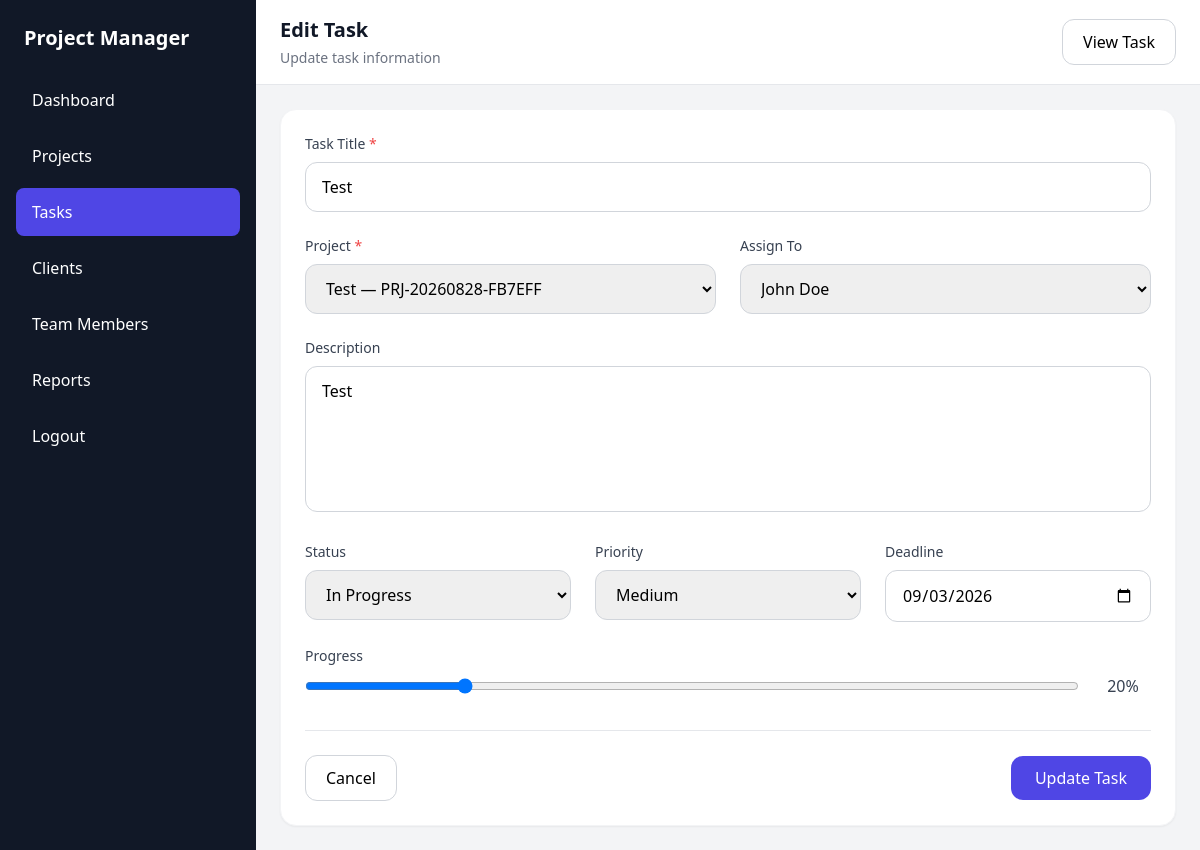
Page /tasks/edit.php?id=1 (signed in) on the committed database.
### tables this page shows
CREATE TABLE `tasks` (
  `id` int(10) UNSIGNED NOT NULL,
  `project_id` int(10) UNSIGNED NOT NULL,
  `team_member_id` int(10) UNSIGNED DEFAULT NULL,
  `assigned_to` int(10) UNSIGNED DEFAULT NULL,
  `created_by` int(10) UNSIGNED DEFAULT NULL,
  `title` varchar(255) NOT NULL,
  `description` text DEFAULT NULL,
  `start_date` date DEFAULT NULL,
  `due_date` date DEFAULT NULL,
  `priority` enum('low','medium','high','urgent') NOT NULL DEFAULT 'medium',
  `deadline` date DEFAULT NULL,
  `status` enum('todo','in_progress','review','completed','cancelled') NOT NULL DEFAULT 'todo',
  `progress` tinyint(3) UNSIGNED NOT NULL DEFAULT 0,
  `completed_at` datetime DEFAULT NULL,
  `created_at` timestamp NOT NULL DEFAULT current_timestamp(),
  `updated_at` timestamp NOT NULL DEFAULT current_timestamp() ON UPDATE current_timestamp()
);

CREATE TABLE `projects` (
  `id` int(10) UNSIGNED NOT NULL,
  `client_id` int(10) UNSIGNED DEFAULT NULL,
  `manager_id` int(10) UNSIGNED DEFAULT NULL,
  `project_code` varchar(50) NOT NULL,
  `name` varchar(200) NOT NULL,
  `description` text DEFAULT NULL,
  `start_date` date DEFAULT NULL,
  `deadline` date DEFAULT NULL,
  `budget` decimal(12,2) NOT NULL DEFAULT 0.00,
  `priority` enum('low','medium','high','urgent') NOT NULL DEFAULT 'medium',
  `status` enum('planning','in_progress','on_hold','completed','cancelled') NOT NULL DEFAULT 'planning',
  `progress` tinyint(3) UNSIGNED NOT NULL DEFAULT 0,
  `created_at` timestamp NOT NULL DEFAULT current_timestamp(),
  `updated_at` timestamp NOT NULL DEFAULT current_timestamp() ON UPDATE current_timestamp()
);

CREATE TABLE `team_members` (
  `id` int(10) UNSIGNED NOT NULL,
  `name` varchar(150) NOT NULL,
  `email` varchar(150) NOT NULL,
  `phone` varchar(30) DEFAULT NULL,
  `role` varchar(100) DEFAULT NULL,
  `status` enum('active','inactive') NOT NULL DEFAULT 'active',
  `created_at` timestamp NOT NULL DEFAULT current_timestamp(),
  `updated_at` timestamp NOT NULL DEFAULT current_timestamp() ON UPDATE current_timestamp()
);

### tasks/edit.php (the view, shortened to what this page needs)
<?php
require_once "../config/db.php";
$id = (int)($_GET['id'] ?? 0);
$sql = "
    SELECT
        id,
        project_id,
        team_member_id,
        title,
        description,
        status,
        priority,
        deadline,
        progress
    FROM tasks
    WHERE id = ?
    LIMIT 1
";
$stmt = $conn->prepare($sql);
$stmt->bind_param("i", $id);
$stmt->execute();
$result = $stmt->get_result();
$task = $result->fetch_assoc();
$projects = $conn->query("
    SELECT
        id,
        name,
        project_code
    FROM projects
    ORDER BY name ASC
");
$team_members = $conn->query("
    SELECT
        id,
        name
    FROM team_members
    WHERE status = 'active'
    ORDER BY name ASC
");
?>
<!DOCTYPE html>
<html lang="en">
<head>
    <script src="https://cdn.tailwindcss.com"></script>
</head>
<body class="bg-gray-100">
<div class="min-h-screen flex">
    <aside class="w-64 bg-gray-900 text-white hidden md:block">
        <div class="p-6">
            <h1 class="text-xl font-bold">
                Project Manager
            </h1>
        </div>
        <nav class="px-4 space-y-2">
            <a
                href="../dashboard/index.php"
                class="block px-4 py-3 rounded-lg hover:bg-gray-800"
            >
                Dashboard
            </a>
            <a
                href="../projects/index.php"
                class="block px-4 py-3 rounded-lg hover:bg-gray-800"
            >
                Projects
            </a>
            <a
                href="index.php"
                class="block px-4 py-3 rounded-lg bg-indigo-600"
            >
                Tasks
            </a>
            <a
                href="../clients/index.php"
                class="block px-4 py-3 rounded-lg hover:bg-gray-800"
            >
                Clients
            </a>
            <a
                href="../team/index.php"
                class="block px-4 py-3 rounded-lg hover:bg-gray-800"
            >
                Team Members
            </a>
            <a
                href="../reports/index.php"
                class="block px-4 py-3 rounded-lg hover:bg-gray-800"
            >
                Reports
            </a>
            <a
                href="../auth/logout.php"
                class="block px-4 py-3 rounded-lg hover:bg-red-600 mt-8"
            >
                Logout
            </a>
        </nav>
    </aside>
    <main class="flex-1">
        <header class="bg-white border-b">
            <div class="px-6 py-4 flex items-center justify-between">
                <div>
                    <h2 class="text-xl font-semibold text-gray-900">
                        Edit Task
                    </h2>
                    <p class="text-sm text-gray-500 mt-1">
                        Update task information
                    </p>
                </div>
                <a
                    href="view.php?id=<?= $id ?>"
                    class="px-5 py-2.5 border border-gray-300 rounded-xl hover:bg-gray-50"
                >
                    View Task
                </a>
            </div>
        </header>
        <section class="p-6">
            <div class="max-w-4xl mx-auto">
                <form
                    action="update.php"
                    method="POST"
                    class="bg-white rounded-2xl shadow-sm border border-gray-100 p-6"
                >
                    <div class="mb-6">
                        <label class="block text-sm font-medium text-gray-700 mb-2">
                            Task Title
                            <span class="text-red-500">*</span>
                        </label>
                        <input
                            type="text"
                            name="title"
                            required
                            maxlength="255"
                            value="<?= htmlspecialchars($task['title']) ?>"
                            class="w-full px-4 py-3 border border-gray-300 rounded-xl outline-none focus:ring-2 focus:ring-indigo-500"
                        >
                    </div>
                    <div class="grid grid-cols-1 md:grid-cols-2 gap-6 mb-6">
                        <div>
                            <label class="block text-sm font-medium text-gray-700 mb-2">
                                Project
                                <span class="text-red-500">*</span>
                            </label>
                            <select
                                name="project_id"
                                required
                                class="w-full px-4 py-3 border border-gray-300 rounded-xl outline-none focus:ring-2 focus:ring-indigo-500"
                            >
                                <?php while ($project = $projects->fetch_assoc()): ?>
                                    <option
                                        value="<?= (int)$project['id'] ?>"
                                        <?= (int)$task['project_id'] === (int)$project['id']
                                            ? 'selected'
                                            : ''
                                        ?>
                                    >
                                        <?= htmlspecialchars($project['name']) ?>
                                        <?php if (!empty($project['project_code'])): ?>
                                            —
                                        <?php endif; ?>
                                    </option>
                                <?php endwhile; ?>
                            </select>
                        </div>
                        <div>
                            <label class="block text-sm font-medium text-gray-700 mb-2">
                                Assign To
                            </label>
                            <select
                                name="team_member_id"
                                class="w-full px-4 py-3 border border-gray-300 rounded-xl outline-none focus:ring-2 focus:ring-indigo-500"
                            >
                                <?php while ($member = $team_members->fetch_assoc()): ?>
                                    <option
                                        value="<?= (int)$member['id'] ?>"
                                        <?= (int)$task['team_member_id'] === (int)$member['id']
                                            ? 'selected'
                                            : ''
                                        ?>
                                    >
                                        <?= htmlspecialchars($member['name']) ?>
                                    </option>
                                <?php endwhile; ?>
                            </select>
                        </div>
                    </div>
                    <div class="mb-6">
                        <label class="block text-sm font-medium text-gray-700 mb-2">
                            Description
                        </label>
                        <textarea
                            name="description"
                            rows="5"
                            class="w-full px-4 py-3 border border-gray-300 rounded-xl outline-none focus:ring-2 focus:ring-indigo-500 resize-none"
                        ><?= htmlspecialchars($task['description'] ?? '') ?></textarea>
                    </div>
                    <div class="grid grid-cols-1 md:grid-cols-3 gap-6 mb-6">
                        <div>
                            <label class="block text-sm font-medium text-gray-700 mb-2">
                                Status
                            </label>
                            <select
                                name="status"
                                class="w-full px-4 py-3 border border-gray-300 rounded-xl outline-none focus:ring-2 focus:ring-indigo-500"
                            >
                                <option
                                    value="in_progress"
                                    <?= $task['status'] === 'in_progress' ? 'selected' : '' ?>
                                >
                                    In Progress
                                </option>
                            </select>
                        </div>
                        <div>
                            <label class="block text-sm font-medium text-gray-700 mb-2">
                                Priority
                            </label>
                            <select
                                name="priority"
                                class="w-full px-4 py-3 border border-gray-300 rounded-xl outline-none focus:ring-2 focus:ring-indigo-500"
                            >
                                <option
                                    value="medium"
                                    <?= $task['priority'] === 'medium' ? 'selected' : '' ?>
                                >
                                    Medium
                                </option>
                            </select>
                        </div>
                        <div>
                            <label class="block text-sm font-medium text-gray-700 mb-2">
                                Deadline
                            </label>
                            <input
                                type="date"
                                name="deadline"
                                value="<?= htmlspecialchars($task['deadline'] ?? '') ?>"
                                class="w-full px-4 py-3 border border-gray-300 rounded-xl outline-none focus:ring-2 focus:ring-indigo-500"
                            >
                        </div>
                    </div>
                    <div class="mb-8">
                        <label class="block text-sm font-medium text-gray-700 mb-2">
                            Progress
                        </label>
                        <div class="flex items-center gap-4">
                            <input
                                type="range"
                                name="progress"
                                id="progress"
                                min="0"
                                max="100"
                                value="<?= (int)$task['progress'] ?>"
                                class="flex-1"
                                oninput="document.getElementById('progressValue').innerText = this.value + '%'"
                            >
                            <span
                                id="progressValue"
                                class="w-14 text-center font-medium text-gray-700"
                            >
                                <?= (int)$task['progress'] ?>%
                            </span>
                        </div>
                    </div>
                    <div class="flex items-center justify-between border-t pt-6">
                        <a
                            href="index.php"
                            class="px-5 py-2.5 border border-gray-300 rounded-xl hover:bg-gray-50"
                        >
                            Cancel
                        </a>
                        <button
                            type="submit"
                            class="bg-indigo-600 hover:bg-indigo-700 text-white px-6 py-2.5 rounded-xl font-medium"
                        >
                            Update Task
                        </button>
                    </div>
                </form>
            </div>
        </section>
    </main>
</div>
</body>
</html>

### rows in the picture
tasks: title "Test", project_id "Test — PRJ-20260828-FB7EFF", team_member_id "John Doe", description "Test", status "In Progress", priority "Medium", deadline "09/03/2026", progress "20"
